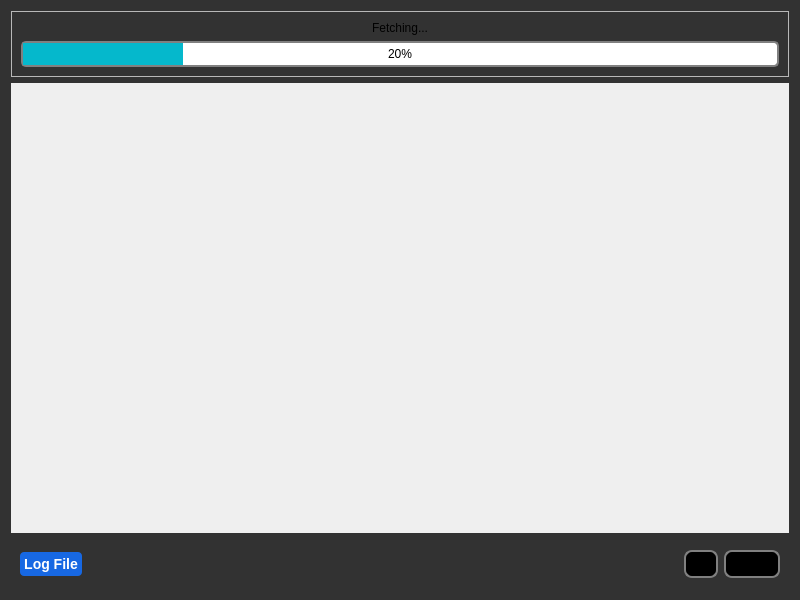
<?xml version="1.0" encoding="UTF-8"?>
<ui version="4.0">
 <class>FetchProgressDialog</class>
 <widget class="QDialog" name="FetchProgressDialog">
  <property name="geometry">
   <rect>
    <x>0</x>
    <y>0</y>
    <width>800</width>
    <height>600</height>
   </rect>
  </property>
  <property name="minimumSize">
   <size>
    <width>680</width>
    <height>0</height>
   </size>
  </property>
  <property name="font">
   <font>
    <pointsize>9</pointsize>
   </font>
  </property>
  <property name="windowTitle">
   <string>Fetch Progress</string>
  </property>
  <property name="styleSheet">
   <string notr="true">QDialog {
background-color: #323232;
}</string>
  </property>
  <layout class="QVBoxLayout" name="verticalLayout">
   <item>
    <widget class="QFrame" name="fetching_frame">
     <property name="sizePolicy">
      <sizepolicy hsizetype="Preferred" vsizetype="Fixed">
       <horstretch>0</horstretch>
       <verstretch>0</verstretch>
      </sizepolicy>
     </property>
     <property name="frameShape">
      <enum>QFrame::StyledPanel</enum>
     </property>
     <property name="frameShadow">
      <enum>QFrame::Raised</enum>
     </property>
     <layout class="QVBoxLayout" name="verticalLayout_2">
      <item>
       <widget class="QLabel" name="status_label">
        <property name="sizePolicy">
         <sizepolicy hsizetype="Preferred" vsizetype="Fixed">
          <horstretch>0</horstretch>
          <verstretch>0</verstretch>
         </sizepolicy>
        </property>
        <property name="text">
         <string>Fetching...</string>
        </property>
        <property name="alignment">
         <set>Qt::AlignCenter</set>
        </property>
       </widget>
      </item>
      <item>
       <widget class="QProgressBar" name="progress_bar">
        <property name="sizePolicy">
         <sizepolicy hsizetype="Expanding" vsizetype="Fixed">
          <horstretch>0</horstretch>
          <verstretch>0</verstretch>
         </sizepolicy>
        </property>
        <property name="styleSheet">
         <string notr="true">QProgressBar {
    border: 2px solid grey;
    border-radius: 5px;
    text-align: center;
}

QProgressBar::chunk {
    background-color: #05B8CC;
    width: 20px;
}</string>
        </property>
        <property name="value">
         <number>20</number>
        </property>
       </widget>
      </item>
     </layout>
    </widget>
   </item>
   <item>
    <widget class="QScrollArea" name="results_scroll_area">
     <property name="sizePolicy">
      <sizepolicy hsizetype="Expanding" vsizetype="Minimum">
       <horstretch>0</horstretch>
       <verstretch>0</verstretch>
      </sizepolicy>
     </property>
     <property name="styleSheet">
      <string notr="true">QScrollArea {
	background-color: #1E1E1E;
	border-radius: 4px;
}


QScrollBar:vertical {
    background: #2A2A2A;
    width: 15px;
    margin: 15px 0 15px 0;
    border: 1px transparent #2A2A2A;
    border-radius: 4px;
}

QScrollBar::handle:vertical {
    background: #5A5A5A;
    min-height: 20px;
    border-radius: 4px;
}

QScrollBar::add-line:vertical {
    background: none;
    height: 0px;
    subcontrol-position: bottom;
    subcontrol-origin: margin;
}

QScrollBar::sub-line:vertical {
    background: none;
    height: 0px;
    subcontrol-position: top;
    subcontrol-origin: margin;
}

QScrollBar::up-arrow:vertical, QScrollBar::down-arrow:vertical {
    background: none;
}

QScrollBar::add-page:vertical, QScrollBar::sub-page:vertical {
    background: none;
}</string>
     </property>
     <property name="widgetResizable">
      <bool>true</bool>
     </property>
     <widget class="QWidget" name="scroll_area_widget_contents">
      <property name="geometry">
       <rect>
        <x>0</x>
        <y>0</y>
        <width>776</width>
        <height>434</height>
       </rect>
      </property>
      <layout class="QVBoxLayout" name="scroll_area_vertical_layout"/>
     </widget>
    </widget>
   </item>
   <item>
    <widget class="QFrame" name="horizontalFrame">
     <property name="maximumSize">
      <size>
       <width>16777215</width>
       <height>50</height>
      </size>
     </property>
     <layout class="QHBoxLayout" name="horizontalLayout">
      <item alignment="Qt::AlignLeft">
       <widget class="QPushButton" name="log_file_button">
        <property name="styleSheet">
         <string notr="true">QPushButton {
    background-color: #1768E3; 
    color: #FFFFFF;
	font: bold;
   border-radius: 4px;
text-align: center;
font-size: 14px;
padding: 4px;
}

QPushButton:hover{
 background-color: #2095E6;
}

</string>
        </property>
        <property name="text">
         <string>Log File</string>
        </property>
       </widget>
      </item>
      <item alignment="Qt::AlignRight">
       <widget class="QDialogButtonBox" name="buttonBox">
        <property name="styleSheet">
         <string notr="true">border: 2px solid grey;
border-radius: 8px;
background-color: #000000;
font-size: 14px;
padding: 4px;</string>
        </property>
        <property name="standardButtons">
         <set>QDialogButtonBox::Cancel|QDialogButtonBox::Ok</set>
        </property>
        <property name="centerButtons">
         <bool>true</bool>
        </property>
       </widget>
      </item>
     </layout>
    </widget>
   </item>
  </layout>
 </widget>
 <tabstops>
  <tabstop>results_scroll_area</tabstop>
  <tabstop>log_file_button</tabstop>
 </tabstops>
 <resources/>
 <connections/>
</ui>
